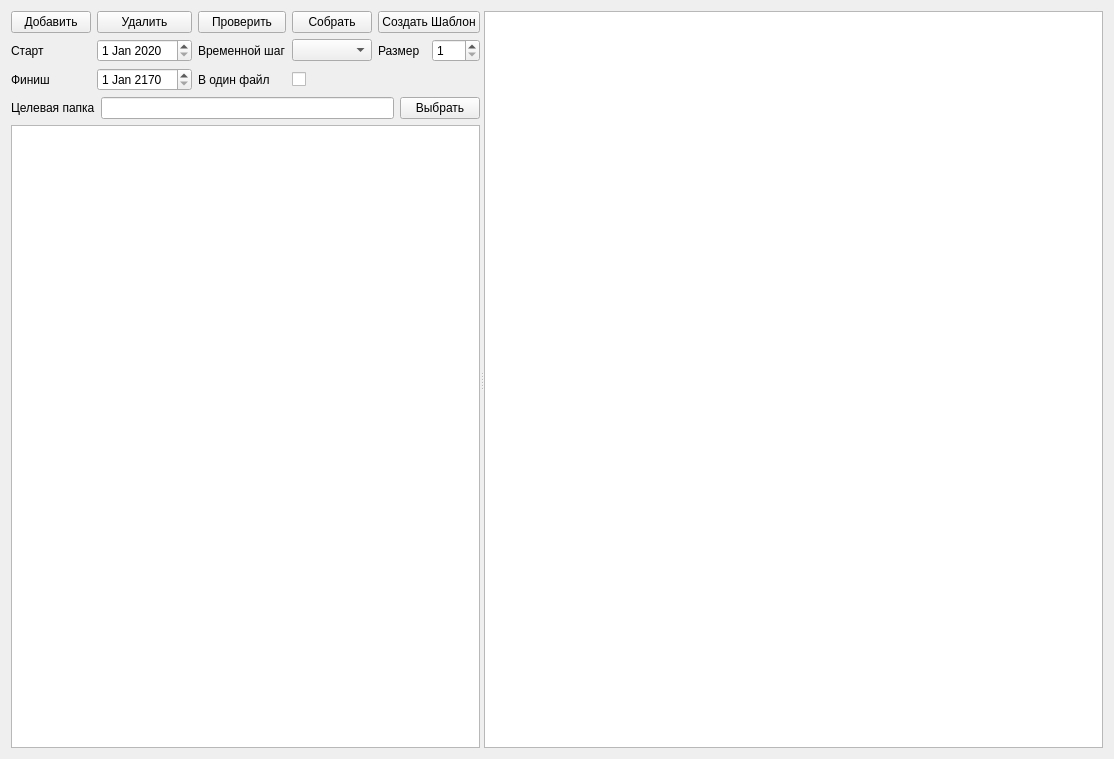
<?xml version="1.0" encoding="UTF-8"?>
<ui version="4.0">
 <class>Form</class>
 <widget class="QWidget" name="Form">
  <property name="geometry">
   <rect>
    <x>0</x>
    <y>0</y>
    <width>1114</width>
    <height>759</height>
   </rect>
  </property>
  <property name="windowTitle">
   <string>Form</string>
  </property>
  <layout class="QHBoxLayout" name="horizontalLayout_3">
   <item>
    <widget class="QSplitter" name="splitter">
     <property name="orientation">
      <enum>Qt::Horizontal</enum>
     </property>
     <widget class="QWidget" name="layoutWidget">
      <layout class="QVBoxLayout" name="verticalLayout">
       <item>
        <layout class="QGridLayout" name="gridLayout_2">
         <item row="0" column="0">
          <widget class="QPushButton" name="BottomAddedFile">
           <property name="text">
            <string>Добавить</string>
           </property>
          </widget>
         </item>
         <item row="3" column="0">
          <widget class="QLabel" name="LabelFinish">
           <property name="text">
            <string>Финиш</string>
           </property>
          </widget>
         </item>
         <item row="1" column="1">
          <widget class="QDateEdit" name="DateEditStart">
           <property name="wrapping">
            <bool>false</bool>
           </property>
           <property name="frame">
            <bool>true</bool>
           </property>
           <property name="accelerated">
            <bool>false</bool>
           </property>
           <property name="keyboardTracking">
            <bool>true</bool>
           </property>
           <property name="showGroupSeparator" stdset="0">
            <bool>true</bool>
           </property>
           <property name="dateTime">
            <datetime>
             <hour>0</hour>
             <minute>0</minute>
             <second>0</second>
             <year>2020</year>
             <month>1</month>
             <day>1</day>
            </datetime>
           </property>
           <property name="currentSection">
            <enum>QDateTimeEdit::DaySection</enum>
           </property>
           <property name="calendarPopup">
            <bool>false</bool>
           </property>
          </widget>
         </item>
         <item row="0" column="2">
          <widget class="QPushButton" name="BottomCheckFiles">
           <property name="text">
            <string>Проверить</string>
           </property>
          </widget>
         </item>
         <item row="3" column="3">
          <widget class="QCheckBox" name="CheckBoxInToOneFile">
           <property name="text">
            <string/>
           </property>
          </widget>
         </item>
         <item row="1" column="0">
          <widget class="QLabel" name="LabelStart">
           <property name="text">
            <string>Старт</string>
           </property>
          </widget>
         </item>
         <item row="3" column="1">
          <widget class="QDateEdit" name="DateEditFinish">
           <property name="dateTime">
            <datetime>
             <hour>0</hour>
             <minute>0</minute>
             <second>0</second>
             <year>2170</year>
             <month>1</month>
             <day>1</day>
            </datetime>
           </property>
          </widget>
         </item>
         <item row="0" column="3">
          <widget class="QPushButton" name="BottomCreateSchedule">
           <property name="text">
            <string>Собрать</string>
           </property>
          </widget>
         </item>
         <item row="1" column="4">
          <layout class="QHBoxLayout" name="horizontalLayout_2">
           <item>
            <widget class="QLabel" name="label">
             <property name="text">
              <string>Размер</string>
             </property>
            </widget>
           </item>
           <item>
            <widget class="QSpinBox" name="spinBox">
             <property name="minimum">
              <number>1</number>
             </property>
            </widget>
           </item>
          </layout>
         </item>
         <item row="1" column="2">
          <widget class="QLabel" name="LabelTimeStep">
           <property name="text">
            <string>Временной шаг</string>
           </property>
          </widget>
         </item>
         <item row="0" column="1">
          <widget class="QPushButton" name="BottomDeliteFile">
           <property name="text">
            <string>Удалить</string>
           </property>
          </widget>
         </item>
         <item row="1" column="3">
          <widget class="QComboBox" name="TimeStepChoice"/>
         </item>
         <item row="0" column="4">
          <widget class="QPushButton" name="BottomPatternCreate">
           <property name="text">
            <string>Создать Шаблон</string>
           </property>
          </widget>
         </item>
         <item row="3" column="2">
          <widget class="QLabel" name="LabelInToOneFile">
           <property name="text">
            <string>В один файл</string>
           </property>
          </widget>
         </item>
        </layout>
       </item>
       <item>
        <layout class="QHBoxLayout" name="horizontalLayout">
         <item>
          <widget class="QLabel" name="labelTargetFolder">
           <property name="text">
            <string>Целевая папка</string>
           </property>
          </widget>
         </item>
         <item>
          <widget class="QLineEdit" name="lineEdit"/>
         </item>
         <item>
          <widget class="QPushButton" name="ButtonChooseLoad">
           <property name="text">
            <string>Выбрать</string>
           </property>
          </widget>
         </item>
        </layout>
       </item>
       <item>
        <widget class="QListWidget" name="listWidget">
         <property name="movement">
          <enum>QListView::Free</enum>
         </property>
         <property name="layoutMode">
          <enum>QListView::Batched</enum>
         </property>
        </widget>
       </item>
      </layout>
     </widget>
     <widget class="QTextBrowser" name="textBrowser">
      <property name="sizePolicy">
       <sizepolicy hsizetype="Expanding" vsizetype="Preferred">
        <horstretch>2</horstretch>
        <verstretch>0</verstretch>
       </sizepolicy>
      </property>
      <property name="minimumSize">
       <size>
        <width>300</width>
        <height>10</height>
       </size>
      </property>
      <property name="sizeIncrement">
       <size>
        <width>1000</width>
        <height>0</height>
       </size>
      </property>
      <property name="baseSize">
       <size>
        <width>2000</width>
        <height>0</height>
       </size>
      </property>
      <property name="lineWrapMode">
       <enum>QTextEdit::NoWrap</enum>
      </property>
     </widget>
    </widget>
   </item>
  </layout>
 </widget>
 <resources/>
 <connections/>
</ui>
